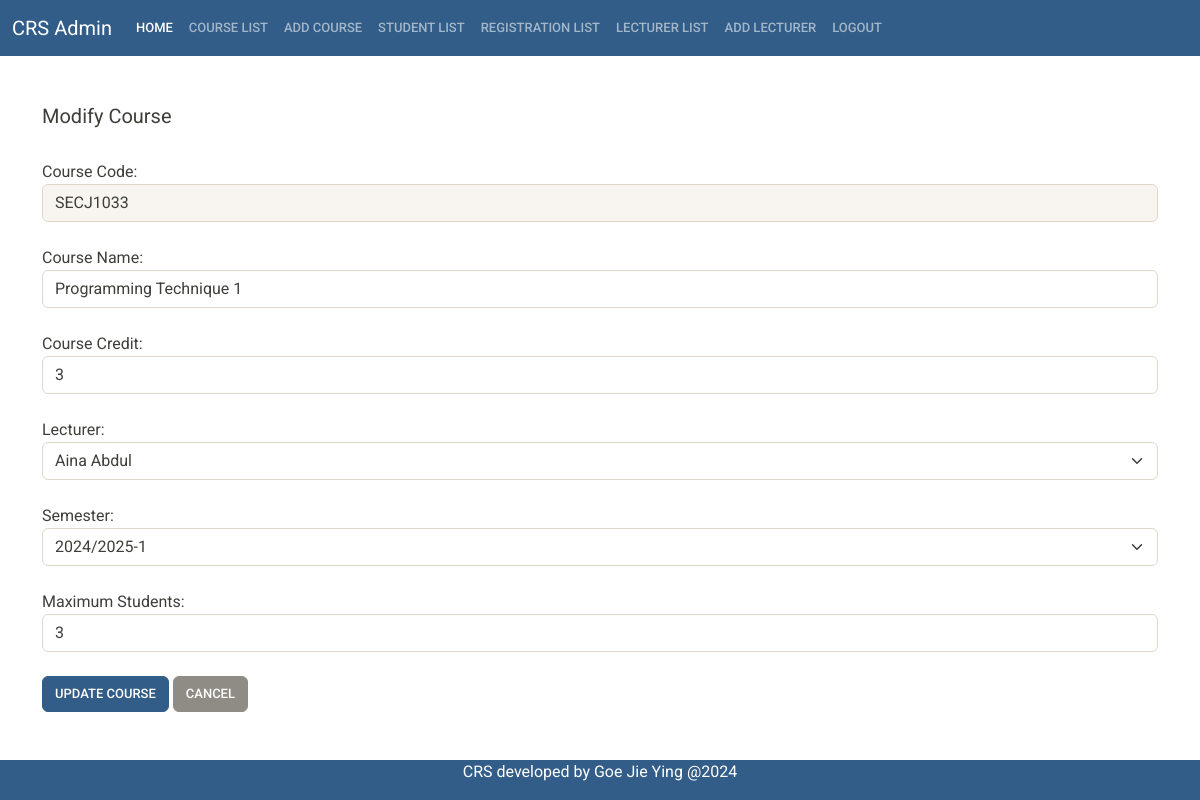
The page /admincoursemodify.php?id=SECJ1033 (signed in) on the database its author committed.
### tables this page shows
CREATE TABLE `tb_course` (
  `c_code` varchar(10) NOT NULL,
  `c_name` varchar(30) NOT NULL,
  `c_credit` int(11) NOT NULL,
  `c_sem` varchar(11) NOT NULL,
  `c_lec` varchar(10) NOT NULL,
  `max_students` int(11) NOT NULL,
  `current_students` int(11) DEFAULT 0
);

CREATE TABLE `tb_user` (
  `u_sno` varchar(10) NOT NULL,
  `u_pwd` varchar(255) NOT NULL,
  `u_email` varchar(30) NOT NULL,
  `u_name` varchar(50) NOT NULL,
  `u_contact` int(11) NOT NULL,
  `u_state` varchar(20) NOT NULL,
  `u_registration` date DEFAULT NULL,
  `u_type` int(11) NOT NULL
);

### admincoursemodify.php (the view, shortened to what this page needs)
<?php
include 'headerit.php';
include 'db_connect.php';
if (isset($_GET['id'])) {
    $c_code = $_GET['id'];
    $sql = "SELECT * FROM tb_course WHERE c_code = '$c_code'";
    $result = mysqli_query($con, $sql);
    $course = mysqli_fetch_assoc($result);
}
$lecturers_sql = "SELECT u_sno, u_name FROM tb_user WHERE u_type = 1";
$lecturers_result = mysqli_query($con, $lecturers_sql);
?>
<!DOCTYPE html>
<html lang="en">
<head>
</head>
<body>
<div class="container mt-5">
    <h5>Modify Course</h5>
    <form method="POST" action="admincourseupdate.php" onsubmit="return confirmUpdate();">
        <br>
        <div class="form-group">
            <label>Course Code:</label>
            <input type="text" class="form-control" value="<?php echo $course['c_code']; ?>" disabled>
        </div>
        <br>
        <div class="form-group">
            <label>Course Name:</label>
            <input type="text" class="form-control" name="c_name" value="<?php echo htmlspecialchars($course['c_name']); ?>" required>
        </div>
        <br>
        <div class="form-group">
            <label>Course Credit:</label>
            <input type="number" class="form-control" name="c_credit" value="<?php echo $course['c_credit']; ?>" required>
        </div>
        <br>
        <div class="form-group">
            <label>Lecturer:</label>
            <select class="form-select" name="c_lec">
                <?php while ($lecturer = mysqli_fetch_array($lecturers_result)): ?>
                    <option value="<?php echo $lecturer['u_sno']; ?>"
                        <?php if ($lecturer['u_sno'] == $course['c_lec']) echo 'selected'; ?>>
                        <?php echo $lecturer['u_name']; ?>
                    </option>
                <?php endwhile; ?>
            </select>
        </div>
        <br>
        <div class="form-group">
            <label>Semester:</label>
            <select class="form-select" name="c_sem" required>
                <option value="2024/2025-1" <?php if ($course['c_sem'] == '2024/2025-1') echo 'selected'; ?>>2024/2025-1</option>
            </select>
        </div>
        <br>
        <div class="form-group">
            <label>Maximum Students:</label>
            <input type="number" class="form-control" name="max_students" value="<?php echo $course['max_students']; ?>" required>
        </div>
        <br>
        <button type="submit" class="btn btn-primary">Update Course</button>
        <a href="admincourselist.php" class="btn btn-secondary">Cancel</a>
    </form>
</div>
</body>
</html>
<br><br><br>
<?php include 'footer.php'; ?>

### rows shown on the page
tb_course: c_code "SECJ1033", c_name "Programming Technique 1", c_credit "3", c_lec "Aina Abdul", c_sem "2024/2025-1", max_students "3"
